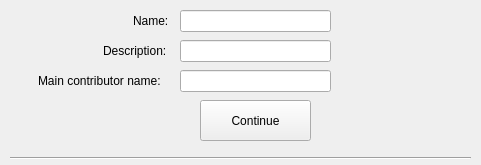
<?xml version="1.0" encoding="UTF-8"?>
<ui version="4.0">
 <class>MeasuringSystemInputFormClass</class>
 <widget class="QWidget" name="MeasuringSystemInputFormClass">
  <property name="geometry">
   <rect>
    <x>0</x>
    <y>0</y>
    <width>481</width>
    <height>165</height>
   </rect>
  </property>
  <property name="windowTitle">
   <string>Measuring system input</string>
  </property>
  <property name="windowIcon">
   <iconset>
    <normaloff>icons8-микроскоп-48.png</normaloff>icons8-микроскоп-48.png</iconset>
  </property>
  <widget class="QLabel" name="label">
   <property name="geometry">
    <rect>
     <x>133</x>
     <y>10</y>
     <width>41</width>
     <height>21</height>
    </rect>
   </property>
   <property name="text">
    <string>Name:</string>
   </property>
  </widget>
  <widget class="QLabel" name="label_2">
   <property name="geometry">
    <rect>
     <x>103</x>
     <y>40</y>
     <width>71</width>
     <height>21</height>
    </rect>
   </property>
   <property name="text">
    <string>Description:</string>
   </property>
  </widget>
  <widget class="QLabel" name="label_3">
   <property name="geometry">
    <rect>
     <x>38</x>
     <y>70</y>
     <width>141</width>
     <height>21</height>
    </rect>
   </property>
   <property name="text">
    <string>Main contributor name:</string>
   </property>
  </widget>
  <widget class="Line" name="line">
   <property name="geometry">
    <rect>
     <x>10</x>
     <y>150</y>
     <width>461</width>
     <height>16</height>
    </rect>
   </property>
   <property name="orientation">
    <enum>Qt::Horizontal</enum>
   </property>
  </widget>
  <widget class="QPushButton" name="continueButton">
   <property name="geometry">
    <rect>
     <x>200</x>
     <y>100</y>
     <width>111</width>
     <height>41</height>
    </rect>
   </property>
   <property name="text">
    <string>Continue</string>
   </property>
  </widget>
  <widget class="QLineEdit" name="NameInput">
   <property name="geometry">
    <rect>
     <x>180</x>
     <y>10</y>
     <width>151</width>
     <height>22</height>
    </rect>
   </property>
  </widget>
  <widget class="QLineEdit" name="DescriptionInput">
   <property name="geometry">
    <rect>
     <x>180</x>
     <y>40</y>
     <width>151</width>
     <height>22</height>
    </rect>
   </property>
  </widget>
  <widget class="QLineEdit" name="MainContributorInput">
   <property name="geometry">
    <rect>
     <x>180</x>
     <y>70</y>
     <width>151</width>
     <height>22</height>
    </rect>
   </property>
  </widget>
 </widget>
 <resources/>
 <connections/>
</ui>
